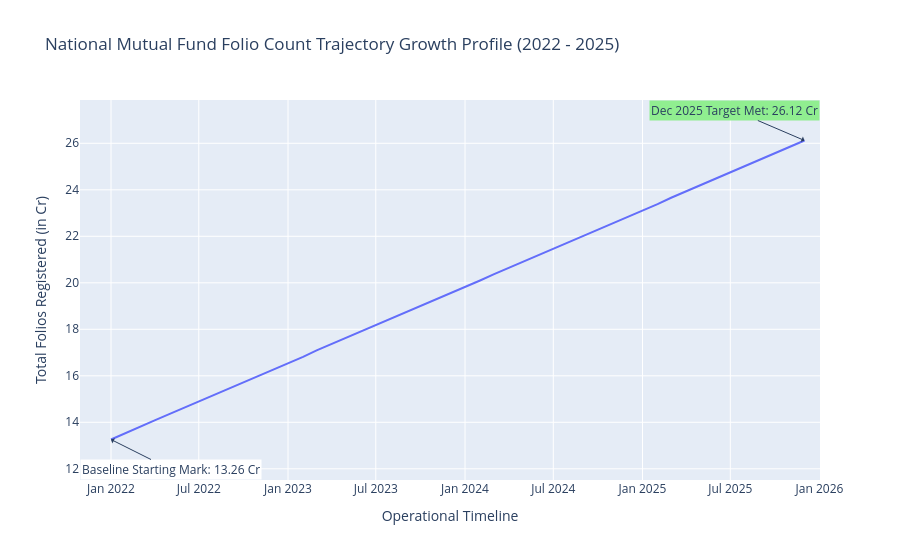

This figure's notebook cell:
### Code cell
import os
import numpy as np
import pandas as pd
import plotly.express as px

CHARTS_DIR = "../reports/exported_charts"

# Build timeline baseline matching project spec parameters
months_timeline = pd.date_range(start="2022-01-01", end="2025-12-01", freq="MS")
folios_growth = np.linspace(13.26, 26.12, len(months_timeline))

df_folios = pd.DataFrame({'Timeline': months_timeline, 'Folios_Cr': folios_growth})

fig = px.line(
    df_folios, x='Timeline', y='Folios_Cr',
    title="National Mutual Fund Folio Count Trajectory Growth Profile (2022 - 2025)",
    labels={'Timeline': 'Operational Timeline', 'Folios_Cr': 'Total Folios Registered (in Cr)'}
)

# Highlight Launch Milestone Baseline
fig.add_annotation(
    x="2022-01-01", y=13.26, text="Baseline Starting Mark: 13.26 Cr",
    showarrow=True, arrowhead=1, ax=60, ay=30, bgcolor="white"
)

# Highlight Target Benchmark Peak Milestone
fig.add_annotation(
    x="2025-12-01", y=26.12, text="Dec 2025 Target Met: 26.12 Cr",
    showarrow=True, arrowhead=1, ax=-70, ay=-30, bgcolor="lightgreen"
)

fig.show()
fig.write_html(os.path.join(CHARTS_DIR, "07_folio_growth_trajectory.html"))
print(" Chart 7 successfully generated and exported!")

### Figure 1 — Plotly figure (JSON) as saved in the notebook; plotly's stock layout.template omitted (floating-point values rounded to 4 significant figures)
{"data": [{"hovertemplate": "Operational Timeline=%{x}<br>Total Folios Registered (in Cr)=%{y}<extra></extra>", "legendgroup": "", "line": {"color": "#636efa", "dash": "solid"}, "marker": {"symbol": "circle"}, "mode": "lines", "name": "", "orientation": "v", "showlegend": false, "type": "scatter", "x": ["2022-01-01T00:00:00.000000000", "2022-02-01T00:00:00.000000000", "2022-03-01T00:00:00.000000000", "2022-04-01T00:00:00.000000000", "2022-05-01T00:00:00.000000000", "2022-06-01T00:00:00.000000000", "2022-07-01T00:00:00.000000000", "2022-08-01T00:00:00.000000000", "2022-09-01T00:00:00.000000000", "2022-10-01T00:00:00.000000000", "2022-11-01T00:00:00.000000000", "2022-12-01T00:00:00.000000000", "2023-01-01T00:00:00.000000000", "2023-02-01T00:00:00.000000000", "2023-03-01T00:00:00.000000000", "2023-04-01T00:00:00.000000000", "2023-05-01T00:00:00.000000000", "2023-06-01T00:00:00.000000000", "2023-07-01T00:00:00.000000000", "2023-08-01T00:00:00.000000000", "2023-09-01T00:00:00.000000000", "2023-10-01T00:00:00.000000000", "2023-11-01T00:00:00.000000000", "2023-12-01T00:00:00.000000000", "2024-01-01T00:00:00.000000000", "2024-02-01T00:00:00.000000000", "2024-03-01T00:00:00.000000000", "2024-04-01T00:00:00.000000000", "2024-05-01T00:00:00.000000000", "2024-06-01T00:00:00.000000000", "2024-07-01T00:00:00.000000000", "2024-08-01T00:00:00.000000000", "2024-09-01T00:00:00.000000000", "2024-10-01T00:00:00.000000000", "2024-11-01T00:00:00.000000000", "2024-12-01T00:00:00.000000000", "2025-01-01T00:00:00.000000000", "2025-02-01T00:00:00.000000000", "2025-03-01T00:00:00.000000000", "2025-04-01T00:00:00.000000000", "2025-05-01T00:00:00.000000000", "2025-06-01T00:00:00.000000000", "2025-07-01T00:00:00.000000000", "2025-08-01T00:00:00.000000000", "2025-09-01T00:00:00.000000000", "2025-10-01T00:00:00.000000000", "2025-11-01T00:00:00.000000000", "2025-12-01T00:00:00.000000000"], "xaxis": "x", "y": [13.26, 13.53, 13.81, 14.08, 14.35, 14.63, 14.9, 15.18, 15.45, 15.72, 16.0, 16.27, 16.54, 16.82, 17.09, 17.36, 17.64, 17.91, 18.19, 18.46, 18.73, 19.01, 19.28, 19.55, 19.83, 20.1, 20.37, 20.65, 20.92, 21.19, 21.47, 21.74, 22.02, 22.29, 22.56, 22.84, 23.11, 23.38, 23.66, 23.93, 24.2, 24.48, 24.75, 25.03, 25.3, 25.57, 25.85, 26.12], "yaxis": "y"}], "layout": {"annotations": [{"arrowhead": 1, "ax": 60, "ay": 30, "bgcolor": "white", "showarrow": true, "text": "Baseline Starting Mark: 13.26 Cr", "x": "2022-01-01", "y": 13.26}, {"arrowhead": 1, "ax": -70, "ay": -30, "bgcolor": "lightgreen", "showarrow": true, "text": "Dec 2025 Target Met: 26.12 Cr", "x": "2025-12-01", "y": 26.12}], "legend": {"tracegroupgap": 0}, "title": {"text": "National Mutual Fund Folio Count Trajectory Growth Profile (2022 - 2025)"}, "xaxis": {"anchor": "y", "domain": [0, 1], "title": {"text": "Operational Timeline"}}, "yaxis": {"anchor": "x", "domain": [0, 1], "title": {"text": "Total Folios Registered (in Cr)"}}}}
